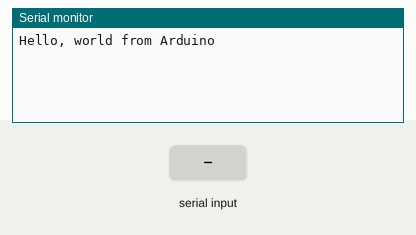
A sketch run on a simulated Arduino Uno, built with avr-gcc and run on an emulated ATmega328P. Parts: the last lines printed to the serial monitor. The test bench sets the inputs (shaded band).

Above: at 1.2 s.
1.3 s: "1" received over the second serial link
At 1.6 s:
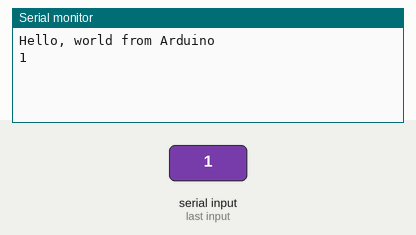
2.8 s: "0" received over the second serial link
At 4.0 s:
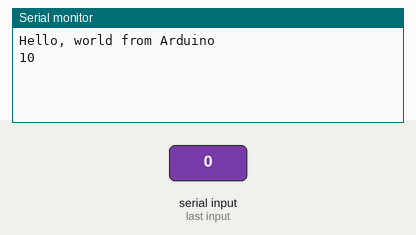

The sketch:

FTDItoSerial.ino
```cpp
#include <SoftwareSerial.h>
// software serial #1: TX = digital pin 10, RX = digital pin 11
SoftwareSerial portOne(4, 5);

void setup()
{
  portOne.begin(115200);
  Serial.begin(115200);
  Serial.println("Hello, world from Arduino");
}

void loop() // run over and over
{
  if (portOne.available())
    Serial.write(portOne.read());
  if (Serial.available())
    portOne.write(Serial.read());
    //delayMicroseconds(100);
    delay(1);
}
```

Measured:
- after the input at 1.3 s, the serial monitor: prints a new line at once (image 1)
- after the input at 2.8 s, the serial monitor: prints a new line at once (image 2)
